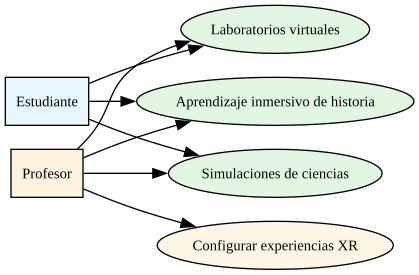

Python code for this plot:
# modulo1/diagrams/use_cases.py
from graphviz import Digraph

# Configuración básica
dot = Digraph('UseCases_XR_Education', filename='modulo1/diagrams/use_cases', format='svg')
dot.attr(rankdir='LR')  # izquierda -> derecha
dot.attr('node', shape='ellipse', fontsize='11')

# Actores
dot.node('Student', 'Estudiante', shape='box', style='filled', fillcolor='#E8F6FF')
dot.node('Teacher', 'Profesor', shape='box', style='filled', fillcolor='#FFF3E0')

# Casos de uso
dot.node('Lab', 'Laboratorios virtuales', shape='ellipse', style='filled', fillcolor='#E2F7E1')
dot.node('History', 'Aprendizaje inmersivo de historia', shape='ellipse', style='filled', fillcolor='#E2F7E1')
dot.node('Science', 'Simulaciones de ciencias', shape='ellipse', style='filled', fillcolor='#E2F7E1')
dot.node('Manage', 'Configurar experiencias XR', shape='ellipse', style='filled', fillcolor='#FFF6E6')

# Conexiones
dot.edge('Student', 'Lab')
dot.edge('Student', 'History')
dot.edge('Student', 'Science')
dot.edge('Teacher', 'Manage')
dot.edge('Teacher', 'Lab')
dot.edge('Teacher', 'History')
dot.edge('Teacher', 'Science')

# Exportar el archivo
print("Rendering use_cases SVG...")
dot.render(cleanup=False)  # genera modulo1/diagrams/use_cases.svg
print("Done: modulo1/diagrams/use_cases.svg")
